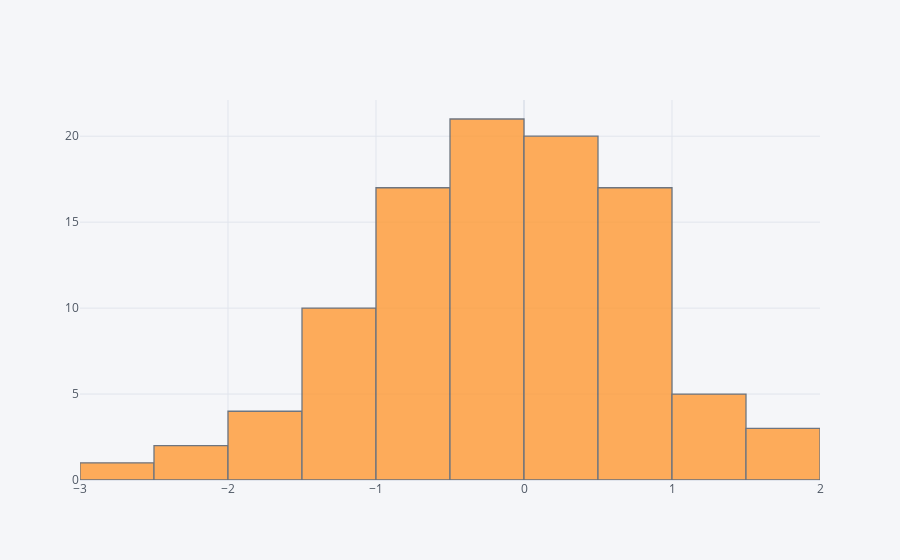

The cell this chart's notebook holds for it:
### Code cell
df['B'].iplot(kind='hist')

### Figure 1 — Plotly figure (JSON) as saved in the notebook; plotly's stock layout.template omitted (floating-point values rounded to 4 significant figures)
{"data": [{"histfunc": "count", "histnorm": "", "marker": {"color": "rgba(255, 153, 51, 1.0)", "line": {"color": "#4D5663", "width": 1.3}}, "name": "B", "opacity": 0.8, "orientation": "v", "type": "histogram", "x": [-1.648, -1.081, 1.178, -1.174, -1.148, 0.1603, 0.2316, -0.3701, -0.7103, -0.6981, 0.8332, -0.2594, -1.018, -0.7082, -1.534, -1.677, -0.941, -1.45, 0.0617, 0.6037, 1.271, -0.6496, -0.9184, -0.7265, 0.259, -0.348, 1.571, 1.97, -0.22, -2.242, -1.094, -2.141, 0.1006, 0.1863, -1.307, -0.2032, 0.111, 0.8235, -2.558, 0.3049, 0.6596, -0.5059, -0.7435, 0.382, 0.889, 0.8084, -0.4158, 0.4434, 0.6333, 0.4331, -0.2057, -0.6582, 0.4975, 0.935, -0.6185, 1.764, 0.2063, 0.6818, -0.09975, -0.3637, -0.6579, -0.894, 0.02703, 0.6163, 1.216, -0.6405, 0.7816, 0.5437, -0.284, -1.859, -0.3052, -0.4711, -0.2078, -0.8499, 0.2129, -0.1834, -0.1182, 0.6621, 0.6535, 0.05872, -0.6994, 0.4715, -0.837, 1.283, -1.128, 0.5478, -0.03257, 1.496, -0.1705, -0.1927, 0.4227, 0.2962, -0.4847, 0.5753, -0.3514, -0.2107, -1.289, 0.9914, -1.399, 0.3352]}], "layout": {"barmode": "overlay", "legend": {"bgcolor": "#F5F6F9", "font": {"color": "#4D5663"}}, "paper_bgcolor": "#F5F6F9", "plot_bgcolor": "#F5F6F9", "title": {"font": {"color": "#4D5663"}}, "xaxis": {"gridcolor": "#E1E5ED", "showgrid": true, "tickfont": {"color": "#4D5663"}, "title": {"font": {"color": "#4D5663"}, "text": ""}, "zerolinecolor": "#E1E5ED"}, "yaxis": {"gridcolor": "#E1E5ED", "showgrid": true, "tickfont": {"color": "#4D5663"}, "title": {"font": {"color": "#4D5663"}, "text": ""}, "zerolinecolor": "#E1E5ED"}}}
